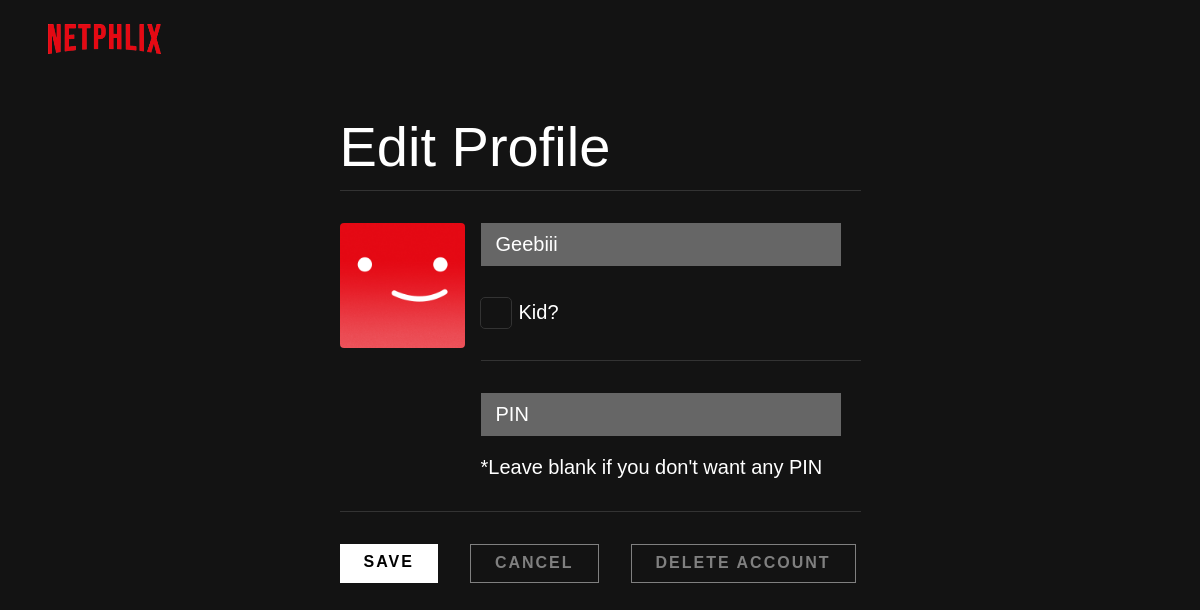
The app's page /update-profile.php?id=3 (signed in), older data.
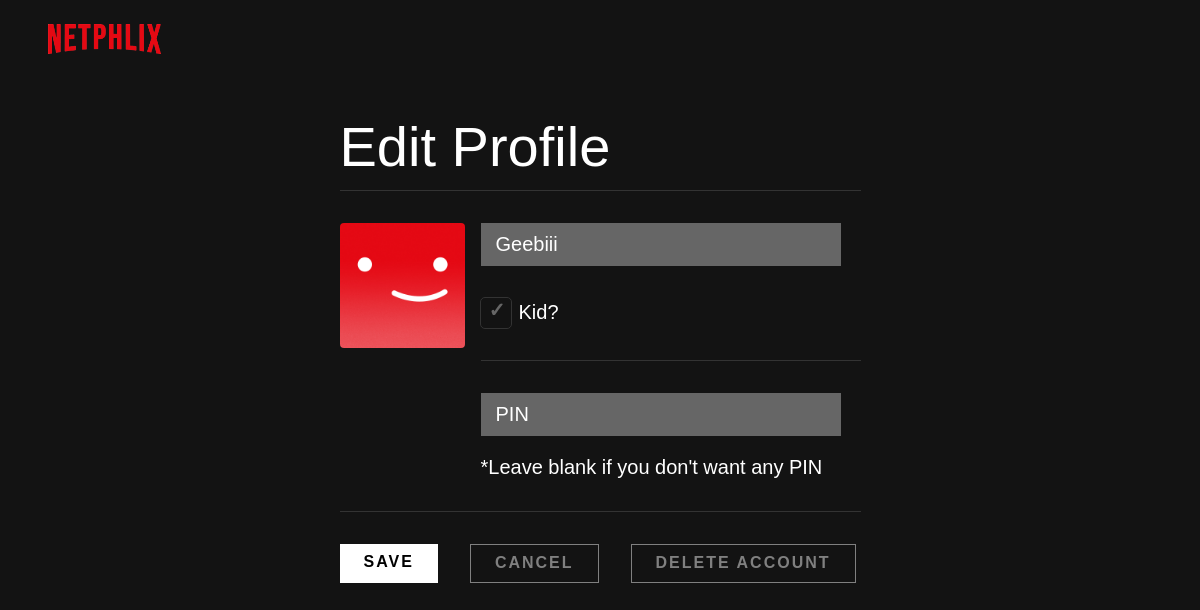
The same page, newer data.
### tables this page shows
CREATE TABLE `profiles` (
  `id` int(11) NOT NULL,
  `accountId` int(11) NOT NULL,
  `name` varchar(255) NOT NULL,
  `pin` int(11) DEFAULT NULL,
  `picture` int(11) NOT NULL,
  `isChildAccount` tinyint(1) NOT NULL
);

### update-profile.php (the view, shortened to what this page needs)
<?php
    include './database/db.php';
    $id = $_GET['id'];
    $sql = "SELECT * FROM profiles WHERE id = ?";
    $statement = $conn->prepare($sql);
    $statement->bind_param("i", $id);
    $statement->execute();
    $profile = $statement->get_result()->fetch_assoc();
?>
<!DOCTYPE html>
<html lang="en">
<head>
    <link rel="stylesheet" href="./css/style.css">
    <link rel="stylesheet" href="./components/header1/header1.css">
    <link rel="stylesheet" href="./css/update-profile.css">
</head>
<body>
    <div class="container">
        <?php
            include './components/header1/header1.php';
        ?>
        <div class="wrapper">
            <div class="content">
                <div class="title">
                    Edit Profile
                </div>
                <div class="profile">
                    <div class="picture">
                        <img src=<?php echo './assets/website/profile' . $profile['picture'] . '.png'; ?>
                                alt="" width="125px" height="125px">
                    </div>
                    <form action="./controller/profileController.php" method="post" id="update-form">
                        <div class="input-container">
                            <input type="text" placeholder="Name" name="name" class="input" value=<?php echo $profile['name'] ?>>
                            <div class="kid-group">
                                <input type="checkbox" name="kid" id="kid" <?php if($profile['isChildAccount']) echo 'checked' ?>>
                                <label for="kid" class="unselectable">Kid?</label>
                            </div>
                            <input type="password" id="pin" placeholder="PIN" name="pin" class="input" value=<?php echo $profile['pin'] ?>>
                            <label for="pin" class="pin-label">*Leave blank if you don't want any PIN</label>
                        </div>
                    </form>
                </div>
                <div class="button-container">
                    <div class="btn btn-save" onclick="document.getElementById('update-form').submit()">
                        SAVE
                    </div>
                    <a class="btn btn-cancel" href="./profile-selection.php">
                        CANCEL
                    </a>
                    <form action="./controller/profileController.php" method="post" id="deleteForm">
                        <div class="btn btn-cancel" onclick="document.getElementById('deleteForm').submit()">
                            DELETE ACCOUNT
                        </div>
                    </form>
                </div>
            </div>
        </div>
    </div>
</body>
</html>

Row changes from the older to the newer data that the page shows:
changed profiles "Geebiii": isChildAccount "☐" → "☑"
